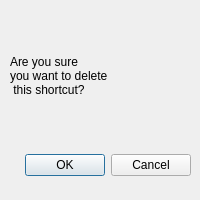
<?xml version="1.0" encoding="UTF-8"?>
<ui version="4.0">
 <class>submit_removal</class>
 <widget class="QDialog" name="submit_removal">
  <property name="geometry">
   <rect>
    <x>0</x>
    <y>0</y>
    <width>200</width>
    <height>200</height>
   </rect>
  </property>
  <property name="windowTitle">
   <string>Dialog</string>
  </property>
  <widget class="QDialogButtonBox" name="buttonBox">
   <property name="geometry">
    <rect>
     <x>0</x>
     <y>150</y>
     <width>191</width>
     <height>31</height>
    </rect>
   </property>
   <property name="orientation">
    <enum>Qt::Horizontal</enum>
   </property>
   <property name="standardButtons">
    <set>QDialogButtonBox::Cancel|QDialogButtonBox::Ok</set>
   </property>
  </widget>
  <widget class="QLabel" name="label">
   <property name="geometry">
    <rect>
     <x>10</x>
     <y>20</y>
     <width>171</width>
     <height>111</height>
    </rect>
   </property>
   <property name="text">
    <string>Are you sure 
you want to delete
 this shortcut?</string>
   </property>
  </widget>
 </widget>
 <resources/>
 <connections>
  <connection>
   <sender>buttonBox</sender>
   <signal>accepted()</signal>
   <receiver>submit_removal</receiver>
   <slot>accept()</slot>
   <hints>
    <hint type="sourcelabel">
     <x>248</x>
     <y>254</y>
    </hint>
    <hint type="destinationlabel">
     <x>157</x>
     <y>274</y>
    </hint>
   </hints>
  </connection>
  <connection>
   <sender>buttonBox</sender>
   <signal>rejected()</signal>
   <receiver>submit_removal</receiver>
   <slot>reject()</slot>
   <hints>
    <hint type="sourcelabel">
     <x>316</x>
     <y>260</y>
    </hint>
    <hint type="destinationlabel">
     <x>286</x>
     <y>274</y>
    </hint>
   </hints>
  </connection>
 </connections>
</ui>
